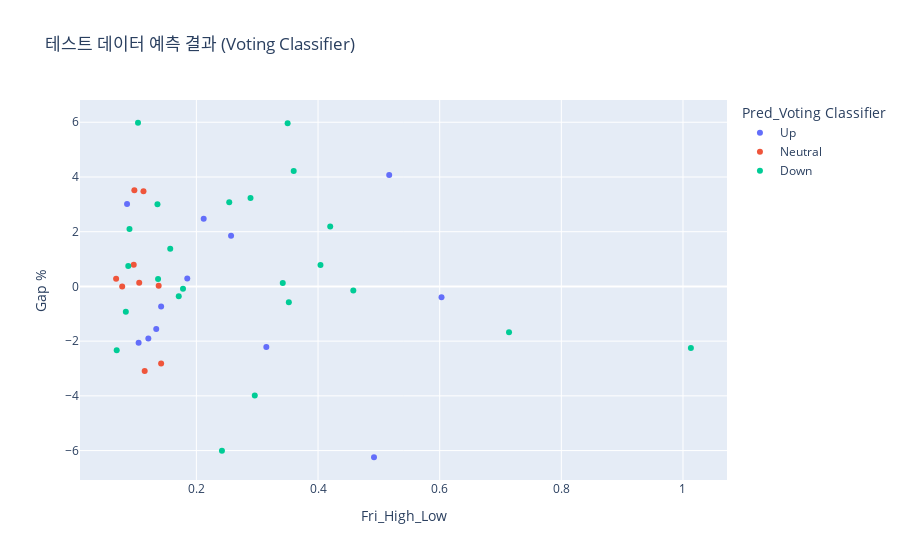

Notebook cell for this chart:
### Code cell
import pandas as pd
import matplotlib.pyplot as plt
import seaborn as sns
import plotly.express as px
from sklearn.model_selection import train_test_split, GridSearchCV, cross_val_score
from sklearn.ensemble import RandomForestClassifier, VotingClassifier
from sklearn.tree import DecisionTreeClassifier
import xgboost as xgb
from sklearn.preprocessing import LabelEncoder
from sklearn.metrics import f1_score, roc_curve, auc, classification_report
from sklearn.preprocessing import label_binarize
import shap
import numpy as np

# 1. 데이터 로드
data_friday = pd.read_csv('processed_natural_gas_data.csv')
data_friday['Date'] = pd.to_datetime(data_friday['Date'])
data_friday.set_index('Date', inplace=True)

# Month 컬럼 생성
data_friday['Month'] = data_friday.index.month

# 갭 방향 정의
def classify_gap(gap_pct):
    if gap_pct > 0.5:
        return 'Up'
    elif gap_pct < -0.5:
        return 'Down'
    else:
        return 'Neutral'

data_friday['Gap_Direction'] = data_friday['Gap_Pct'].apply(classify_gap)

# 상호작용 항 추가
data_friday['HighLow_Volume_Interaction'] = data_friday['Fri_High_Low'] * data_friday['Volume_Norm']

# 도지 캔들 추가
data_friday['Doji'] = (abs(data_friday['Close'] - data_friday['Open']) / data_friday['Open'] < 0.001).astype(int)

# 2. 변수 설정
variables = ['Fri_Close_Low', 'Fri_High_Low', 'Volume_Norm', 'HighLow_Volume_Interaction', 'Doji']
X = data_friday[variables]
y = data_friday['Gap_Direction']

# 갭 방향 레이블 인코딩
le = LabelEncoder()
y_encoded = le.fit_transform(y)

# 학습/테스트 데이터 분리
X_train, X_test, y_train, y_test = train_test_split(X, y_encoded, test_size=0.2, random_state=42, stratify=y_encoded)

# 3. 모델 정의 (XGBoost 정규화 강화)
models = {
    'Random Forest': RandomForestClassifier(random_state=42),
    'XGBoost': xgb.XGBClassifier(random_state=42, eval_metric='mlogloss', reg_lambda=2.0),  # reg_lambda 추가
    'Decision Tree': DecisionTreeClassifier(random_state=42, max_depth=4)
}

# 4. 하이퍼파라미터 튜닝 (GridSearchCV)
param_grids = {
    'Random Forest': {
        'n_estimators': [50, 100, 200],
        'max_depth': [None, 10, 20],
        'min_samples_split': [2, 5]
    },
    'XGBoost': {
        'n_estimators': [50, 100, 200],
        'max_depth': [3, 5, 7],
        'learning_rate': [0.01, 0.1]
    },
    'Decision Tree': {
        'max_depth': [3, 5, 7],
        'min_samples_split': [2, 5]
    }
}

best_models = {}
for name, model in models.items():
    print(f"\n{name} 하이퍼파라미터 튜닝 중...")
    grid_search = GridSearchCV(model, param_grids[name], cv=5, scoring='f1_weighted', n_jobs=-1)
    grid_search.fit(X_train, y_train)
    best_models[name] = grid_search.best_estimator_
    print(f"최적 파라미터: {grid_search.best_params_}")

# Voting Classifier로 모델 앙상블
voting_clf = VotingClassifier(estimators=[
    ('rf', best_models['Random Forest']),
    ('xgb', best_models['XGBoost']),
    ('dt', best_models['Decision Tree'])
], voting='soft')

# Voting Classifier 학습
voting_clf.fit(X_train, y_train)
best_models['Voting Classifier'] = voting_clf

# 교차 검증으로 모델 성능 평가
print("\n=== 교차 검증 결과 ===")
for name, model in best_models.items():
    cv_scores = cross_val_score(model, X, y_encoded, cv=5, scoring='f1_weighted')
    print(f"{name} 교차 검증 F1 스코어: {cv_scores.mean():.3f} (+/- {cv_scores.std():.3f})")

# 5. 모델 평가
f1_scores = {}
y_pred_dict = {}
y_score_dict = {}

for name, model in best_models.items():
    # 테스트 데이터 예측
    y_pred = model.predict(X_test)
    y_pred_dict[name] = y_pred
    y_score_dict[name] = model.predict_proba(X_test)

    # F1 스코어 계산
    f1 = f1_score(y_test, y_pred, average='weighted')
    f1_scores[name] = f1

    # 분류 보고서 출력
    print(f"\n{name} 분류 보고서:")
    print(classification_report(y_test, y_pred, target_names=le.classes_))

# F1 스코어 출력
print("\n모델별 F1 스코어 (Weighted):")
for name, score in f1_scores.items():
    print(f"{name}: {score:.3f}")

# 6. ROC 커브 (One-vs-Rest 방식)
y_test_bin = label_binarize(y_test, classes=[0, 1, 2])  # Up, Down, Neutral
n_classes = y_test_bin.shape[1]
class_names = le.classes_

plt.figure(figsize=(10, 8))
for name, y_score in y_score_dict.items():
    for i in range(n_classes):
        fpr, tpr, _ = roc_curve(y_test_bin[:, i], y_score[:, i])
        roc_auc = auc(fpr, tpr)
        plt.plot(fpr, tpr, label=f'{name} - {class_names[i]} (AUC = {roc_auc:.2f})')

plt.plot([0, 1], [0, 1], 'k--')
plt.xlim([0.0, 1.0])
plt.ylim([0.0, 1.05])
plt.xlabel('False Positive Rate')
plt.ylabel('True Positive Rate')
plt.title('ROC 커브 (One-vs-Rest)')
plt.legend(loc="lower right")
plt.show()

# 7. SHAP 값 분석 (XGBoost 모델 기준)
explainer = shap.TreeExplainer(best_models['XGBoost'])
shap_values = explainer.shap_values(X_test)

# SHAP 요약 플롯
shap.summary_plot(shap_values, X_test, plot_type="bar", class_names=le.classes_)

# 8. 예측 결과 시각화
# 테스트 데이터에 예측값 추가
test_data = X_test.copy()
test_data['True_Label'] = le.inverse_transform(y_test)
for name, y_pred in y_pred_dict.items():
    test_data[f'Pred_{name}'] = le.inverse_transform(y_pred)

# Gap_Pct, MondayOpen, MondayClose 컬럼 추가
test_data['Gap_Pct'] = data_friday.loc[X_test.index, 'Gap_Pct']
test_data['MondayOpen'] = data_friday.loc[X_test.index, 'MondayOpen']
test_data['MondayClose'] = data_friday.loc[X_test.index, 'Close']  # MondayClose 대신 Close 사용

# 예측 결과 시각화 (Voting Classifier 기준)
fig = px.scatter(test_data, x='Fri_High_Low', y='Gap_Pct', color='Pred_Voting Classifier',
                 title='테스트 데이터 예측 결과 (Voting Classifier)',
                 labels={'Fri_High_Low': 'Fri_High_Low', 'Gap_Pct': 'Gap %'},
                 hover_data=['True_Label'])
fig.show()

# 9. 사용자 입력으로 월요일 갭 방향 예측 함수 (오류 수정)
def predict_monday_gap(date, fri_close_low, fri_high_low, volume_norm, open_price=None, close_price=None):
    """
    금요일 데이터를 입력받아 월요일 갭 방향을 예측하는 함수
    
    Parameters:
    - date (str): 금요일 날짜 (예: '2025-04-04')
    - fri_close_low (float): 금요일 Close-Low 값
    - fri_high_low (float): 금요일 High-Low 값
    - volume_norm (float): 정규화된 거래량
    - open_price (float, optional): 금요일 시가
    - close_price (float, optional): 금요일 종가
    
    Returns:
    - predicted_direction (str): 예측된 월요일 갭 방향 ('Up', 'Down', 'Neutral')
    """
    # 입력 데이터를 데이터프레임으로 변환
    input_data = pd.DataFrame({
        'Fri_Close_Low': [fri_close_low],
        'Fri_High_Low': [fri_high_low],
        'Volume_Norm': [volume_norm]
    })
    
    # 상호작용 항 추가
    input_data['HighLow_Volume_Interaction'] = input_data['Fri_High_Low'] * input_data['Volume_Norm']
    
    # 도지 캔들 추가 (오류 수정: .astype(int) 제거)
    if open_price is not None and close_price is not None:
        input_data['Doji'] = int(abs(close_price - open_price) / open_price < 0.001)
    else:
        input_data['Doji'] = 0  # 기본값 0
    
    # 모델 입력 변수 순서 맞추기
    input_data = input_data[variables]
    
    # 입력 데이터가 학습 데이터에 포함되었는지 확인
    is_in_train = (X_train == input_data.iloc[0]).all(axis=1).any()
    is_in_test = (X_test == input_data.iloc[0]).all(axis=1).any()
    if is_in_train or is_in_test:
        print("\n경고: 입력 데이터가 학습 또는 테스트 데이터에 포함되어 있을 가능성이 있습니다.")
        print("예측 결과가 100% 정확할 수 있으므로 새로운 데이터로 검증하는 것이 좋습니다.")
    
    # Voting Classifier로 예측
    predicted_label = best_models['Voting Classifier'].predict(input_data)
    predicted_direction = le.inverse_transform(predicted_label)[0]
    
    print(f"\n입력 날짜: {date}")
    print(f"금요일 데이터: Fri_Close_Low={fri_close_low}, Fri_High_Low={fri_high_low}, Volume_Norm={volume_norm}")
    if open_price and close_price:
        print(f"Doji 계산: Open={open_price}, Close={close_price}, Doji={input_data['Doji'].iloc[0]}")
    print(f"예측된 월요일 갭 방향: {predicted_direction}")
    return predicted_direction

# 예시: 사용자 입력으로 예측 테스트
predict_monday_gap(
    date='2025-04-04',
    fri_close_low=0.05,
    fri_high_low=0.1,
    volume_norm=1.2,
    open_price=100,
    close_price=100.05
)

### Figure 1 — Plotly figure (JSON) as saved in the notebook; plotly's stock layout.template omitted (floating-point values rounded to 4 significant figures)
{"data": [{"customdata": [["Up"], ["Down"], ["Down"], ["Neutral"], ["Neutral"], ["Down"], ["Up"], ["Down"], ["Down"], ["Up"], ["Down"], ["Up"]], "hovertemplate": "Pred_Voting Classifier=Up<br>Fri_High_Low=%{x}<br>Gap %=%{y}<br>True_Label=%{customdata[0]}<extra></extra>", "legendgroup": "Up", "marker": {"color": "#636efa", "symbol": "circle"}, "mode": "markers", "name": "Up", "orientation": "v", "showlegend": true, "type": "scatter", "x": [0.517, 0.492, 0.121, 0.603, 0.185, 0.134, 0.086, 0.315, 0.142, 0.257, 0.105, 0.212], "xaxis": "x", "y": [4.069, -6.244, -1.906, -0.3956, 0.2871, -1.552, 3.013, -2.214, -0.7356, 1.849, -2.059, 2.476], "yaxis": "y"}, {"customdata": [["Up"], ["Neutral"], ["Neutral"], ["Neutral"], ["Down"], ["Down"], ["Up"], ["Neutral"], ["Up"]], "hovertemplate": "Pred_Voting Classifier=Neutral<br>Fri_High_Low=%{x}<br>Gap %=%{y}<br>True_Label=%{customdata[0]}<extra></extra>", "legendgroup": "Neutral", "marker": {"color": "#EF553B", "symbol": "circle"}, "mode": "markers", "name": "Neutral", "orientation": "v", "showlegend": true, "type": "scatter", "x": [0.113, 0.068, 0.106, 0.138, 0.115, 0.142, 0.097, 0.078, 0.098], "xaxis": "x", "y": [3.477, 0.2759, 0.1335, 0.02746, -3.092, -2.819, 0.7928, 0, 3.517], "yaxis": "y"}, {"customdata": [["Down"], ["Up"], ["Neutral"], ["Down"], ["Up"], ["Down"], ["Up"], ["Up"], ["Up"], ["Up"], ["Neutral"], ["Down"], ["Up"], ["Down"], ["Up"], ["Down"], ["Up"], ["Neutral"], ["Down"], ["Up"], ["Neutral"], ["Neutral"], ["Up"]], "hovertemplate": "Pred_Voting Classifier=Down<br>Fri_High_Low=%{x}<br>Gap %=%{y}<br>True_Label=%{customdata[0]}<extra></extra>", "legendgroup": "Down", "marker": {"color": "#00cc96", "symbol": "circle"}, "mode": "markers", "name": "Down", "orientation": "v", "showlegend": true, "type": "scatter", "x": [1.013, 0.42, 0.342, 0.296, 0.36, 0.352, 0.289, 0.088, 0.404, 0.254, 0.137, 0.242, 0.104, 0.069, 0.35, 0.084, 0.157, 0.458, 0.714, 0.136, 0.178, 0.171, 0.09], "xaxis": "x", "y": [-2.251, 2.186, 0.1223, -3.991, 4.217, -0.5777, 3.233, 0.7476, 0.7856, 3.076, 0.2735, -6.009, 5.982, -2.334, 5.963, -0.9238, 1.373, -0.1462, -1.68, 3.002, -0.08434, -0.3567, 2.102], "yaxis": "y"}], "layout": {"legend": {"title": {"text": "Pred_Voting Classifier"}, "tracegroupgap": 0}, "title": {"text": "테스트 데이터 예측 결과 (Voting Classifier)"}, "xaxis": {"anchor": "y", "domain": [0, 1], "title": {"text": "Fri_High_Low"}}, "yaxis": {"anchor": "x", "domain": [0, 1], "title": {"text": "Gap %"}}}}
